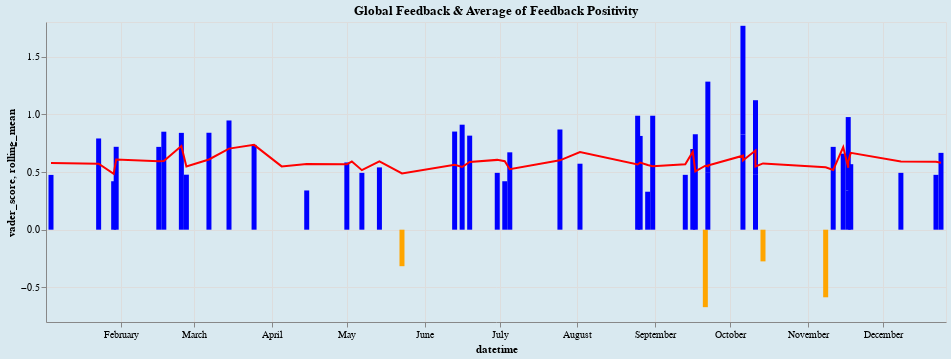

Notebook code for this chart:
### Code cell
# Using this graph for overall feedback

bar = alt.Chart(source, title="Global Feedback & Average of Feedback Positivity"
    ).mark_bar(
    ).encode(
    x='datetime:T',
    y='vader_score:Q',
    color=alt.condition(
         alt.datum.vader_score > 0,
         alt.value("blue"),  # The positive color
         alt.value("orange")  # The negative color
    )
  )
line = alt.Chart(source).mark_line(color='red').transform_window(
    # The field to average
    rolling_mean='mean(vader_score)',
    # The number of values before and after the current value to include.
    # [null, 0] is the default value for frame.
    # frame=[-9, 0]
).encode(
    x='datetime',
    y='rolling_mean:Q'
)

(bar + line).properties(
    width=900).configure_title(fontSize=26).configure(background='#D9E9F0'
    ).interactive()

### Figure 1 — Vega-Lite specification as saved in the notebook (floating-point values rounded to 4 significant figures)
{"config": {"view": {"continuousWidth": 400, "continuousHeight": 300}, "background": "#D9E9F0"}, "layer": [{"mark": "bar", "encoding": {"color": {"condition": {"value": "blue", "test": "(datum.vader_score > 0)"}, "value": "orange"}, "x": {"field": "datetime", "type": "temporal"}, "y": {"field": "vader_score", "type": "quantitative"}}, "selection": {"selector009": {"type": "interval", "bind": "scales", "encodings": ["x", "y"]}}, "title": "Global Feedback & Average of Feedback Positivity"}, {"mark": {"type": "line", "color": "red"}, "encoding": {"x": {"field": "datetime", "type": "temporal"}, "y": {"field": "rolling_mean", "type": "quantitative"}}, "transform": [{"window": [{"op": "mean", "field": "vader_score", "as": "rolling_mean"}]}]}], "data": {"name": "data-bbcbfff0a34eb88736a317364169ef00"}, "width": 900, "$schema": "https://vega.github.io/schema/vega-lite/v4.17.0.json", "datasets": {"data-bbcbfff0a34eb88736a317364169ef00": [{"ticket_id": "RGY31mG14606sC3B", "mentee_id": "8v417YeUI850jS3Z", "mentor_id": "UY340CfO5dJ2S210", "feedback": "I have many hours of undergraduate accounting and finance course work under my belt and this class gives you a tremendous overview of financial statement analysis. The only disadvantage is that the professor creates the workbooks for you and you only have to answer conceptual questions. While this would be great for some, I was hoping for some more hands on work to practice.", "datetime": "2020-03-25T00:00:00", "feedback_outcome": "Positive", "vader_score": 0.7351}, {"ticket_id": "1R4587z1caGB1B7u", "mentee_id": "yIBKz628y1Ol4538", "mentor_id": "630lhQ431nA0Nz3s", "feedback": "Great introduction to Accounting Analytics. Unexpected lecturing dialogues. Could have more analytics or additional or optional problem sets to explore more deeply.", "datetime": "2020-11-17T00:00:00", "feedback_outcome": "Positive", "vader_score": 0.34}, {"ticket_id": "21x781Q7Ayo4mgE8", "mentee_id": "4A763H2DOZxo68Z3", "mentor_id": "8lC6bv1xtG1046M6", "feedback": "Very useful and comprehensive", "datetime": "2020-12-24T00:00:00", "feedback_outcome": "Positive", "vader_score": 0.6659}, {"ticket_id": "20gp7c24Fx6h4D6g", "mentee_id": "q742317EX47IcugF", "mentor_id": "J4o388P4plF5RY70", "feedback": "This is a really good survey class in the potential of 3d printing, with examples of how individuals can empower themselves and others without the obstacles of traditional tooling, with a relatively short learning curve and low investment. It also demonstrates the ways in which, now and increasingly in the future, we'll all be capable of designing the solutions to our own problems with increasing agility!The only thing that could make it better would be to have more design challenges!Thanks!", "datetime": "2020-10-06T00:00:00", "feedback_outcome": "Positive", "vader_score": 0.825}, {"ticket_id": "46P6Sw8gLI5Q2N14", "mentee_id": "b77WF13NE25b3h8F", "mentor_id": "6602Q4ljE112heWg", "feedback": "Nice course, a difficult one but very challengeable. Nice structure and easy to understand.I wanted to refresh my knowledge in anatomy and in such gained a whole lot more in return.Thanks to the Professors for their time and effort in making this MOOC.Very pleased.", "datetime": "2020-03-15T00:00:00", "feedback_outcome": "Positive", "vader_score": 0.9466}, {"ticket_id": "tka207qsi63j7X24", "mentee_id": "Wn68P028X06LpIz2", "mentor_id": "eA81PAI415m8Tw61", "feedback": "Very well done! Contents, delivery, clarity, everything was top notch. Thank you!", "datetime": "2020-02-25T00:00:00", "feedback_outcome": "Positive", "vader_score": 0.8392}, {"ticket_id": "ZrghZ0y5G3S34618", "mentee_id": "L4o15LRyu4L8138J", "mentor_id": "yC6d561OJiK355j5", "feedback": "Great course!", "datetime": "2020-11-15T00:00:00", "feedback_outcome": "Positive", "vader_score": 0.6588}, {"ticket_id": "O26z0D5yJ3h5RA40", "mentee_id": "8izPp7iMC8v18014", "mentor_id": "qt64H1zC3z68h4L7", "feedback": "As an introduction course its very helpful. It has just what you need to get started.", "datetime": "2020-10-11T00:00:00", "feedback_outcome": "Positive", "vader_score": 0.4754}, {"ticket_id": "c5t3d1pL8x55Vc24", "mentee_id": "0vt3g7SG58W521WL", "mentor_id": "630lhQ431nA0Nz3s", "feedback": "Excellent introduction to Ableton", "datetime": "2020-08-02T00:00:00", "feedback_outcome": "Positive", "vader_score": 0.5719}, {"ticket_id": "6C2o65vy07z3oKm4", "mentee_id": "mfsG0s78v4025G8g", "mentor_id": "470KQ6il1DzVH757", "feedback": "Hello!My name is Ahmed from Egypt, I am 3D Hubs Mayor. I think it's The first course in the internet which will give you the opportunity to know a lot of things about 3D Printing so stay tuned and register now if you interested in 3D printing.Cheers,", "datetime": "2020-09-16T00:00:00", "feedback_outcome": "Positive", "vader_score": 0.6996}, {"ticket_id": "30ICg1B1d6COF100", "mentee_id": "41mm8q3722h1RFAr", "mentor_id": "J4o388P4plF5RY70", "feedback": "I really appreicated the tools and techniques presented in the course. Very very valuable for Merger and Acqusition projects that I will be involved in (if ever)", "datetime": "2020-11-18T00:00:00", "feedback_outcome": "Positive", "vader_score": 0.5678}, {"ticket_id": "znT1hR0f3bs07063", "mentee_id": "0t37ka6108elvkC5", "mentor_id": "8lC6bv1xtG1046M6", "feedback": "Excellent but tough course ,you need to work and it is not simply called advanced Algorithms and Complexity.You will be forced to test your code properly ,even if you didn't do it properly in the previous specialisation course.", "datetime": "2020-09-21T00:00:00", "feedback_outcome": "Negative", "vader_score": -0.6715}, {"ticket_id": "60F60dl3iJ1tSb50", "mentee_id": "FF1wo6Zr6Z4464H0", "mentor_id": "qt64H1zC3z68h4L7", "feedback": "Good course . A must take for beginners !", "datetime": "2020-09-22T00:00:00", "feedback_outcome": "Positive", "vader_score": 0.4926}, {"ticket_id": "Juu2Z400z4573thE", "mentee_id": "qEC26300fZ615erw", "mentor_id": "470KQ6il1DzVH757", "feedback": "Great content but animations are annoying!", "datetime": "2020-05-23T00:00:00", "feedback_outcome": "Negative", "vader_score": -0.3164}, {"ticket_id": "ko1E2MYFf5480k27", "mentee_id": "fo76Oi46or816i8N", "mentor_id": "3s811p68crqH8B5z", "feedback": "Thank you so much!", "datetime": "2020-01-29T00:00:00", "feedback_outcome": "Positive", "vader_score": 0.4199}, {"ticket_id": "8B1v44L3667FufuY", "mentee_id": "353A6snEGf3456ZU", "mentor_id": "yC6d561OJiK355j5", "feedback": "iam soooo happy to joined to this course which help me to evaluate my skills and increase it", "datetime": "2020-09-17T00:00:00", "feedback_outcome": "Positive", "vader_score": 0.8271}, {"ticket_id": "51o4I50Qn1e31DQP", "mentee_id": "1j1AL4W5cto736d1", "mentor_id": "eA81PAI415m8Tw61", "feedback": "Awesome Course. It was quite challenging though", "datetime": "2020-11-11T00:00:00", "feedback_outcome": "Positive", "vader_score": 0.7178}, {"ticket_id": "yjt2g5DKs53H5275", "mentee_id": "87Af0A6c3k262HpM", "mentor_id": "J4o388P4plF5RY70", "feedback": "Good information!", "datetime": "2020-05-07T00:00:00", "feedback_outcome": "Positive", "vader_score": 0.4926}, {"ticket_id": "b7oR6hs087Rvq843", "mentee_id": "ZY7Q4N02536cQgW4", "mentor_id": "U0o85d0ytk780Ml2", "feedback": "This is the first English course I have taken.Though at first it was kind of difficulty because of language(especially the terms) and profession knowledge(it is a comprehensive course and I am still learning courses concerned at school)the course is really worth taking. I have learned a lot .and it stimulates my interest in accounting.", "datetime": "2020-07-05T00:00:00", "feedback_outcome": "Positive", "vader_score": 0.6705}, {"ticket_id": "S2pc8Y7A51x137xC", "mentee_id": "4o5C28M8iQ43m6Ij", "mentor_id": "8lC6bv1xtG1046M6", "feedback": "Fun and interesting course. I learned a lot, despite already being a Live user. Reviewing the assignments of other course-takers widened my horizons and helped me gain valuable insights.", "datetime": "2020-06-16T00:00:00", "feedback_outcome": "Positive", "vader_score": 0.91}, {"ticket_id": "7q68M2W54HWDh77f", "mentee_id": "ms51lG223p6D87hp", "mentor_id": "J4o388P4plF5RY70", "feedback": "V difficult, but rewarding!I did not get the grade I thought I would in this class...but I learned a lot more than I thought I could! Very in depth and thorough, I think I value the knowledge I received more than the sub-par grade I received. ;)", "datetime": "2020-10-11T00:00:00", "feedback_outcome": "Positive", "vader_score": 0.6467}, {"ticket_id": "F74056vI21T4kKmE", "mentee_id": "aR5084wT662PN8nF", "mentor_id": "Kks6ET762z5N4Y53", "feedback": "work motivational, very clear, well structured on a steady groove ... excellent!", "datetime": "2020-06-13T00:00:00", "feedback_outcome": "Positive", "vader_score": 0.8505}, {"ticket_id": "40tx0M65P3sj6b0g", "mentee_id": "2k8j3802WG1WtB1Y", "mentor_id": "86Wi7iP0OI646qQ4", "feedback": "Great review of what can be accomplished through 3D printing.", "datetime": "2020-01-23T00:00:00", "feedback_outcome": "Positive", "vader_score": 0.7906}, {"ticket_id": "3344poCe2B6S83na", "mentee_id": "yK1X13TlMF0c2571", "mentor_id": "UY340CfO5dJ2S210", "feedback": "Great course. I enjoyed learning the material.", "datetime": "2020-08-26T00:00:00", "feedback_outcome": "Positive", "vader_score": 0.8126}, {"ticket_id": "85g2P3ldex7d785c", "mentee_id": "w11yyU6UE04Uk831", "mentor_id": "yC6d561OJiK355j5", "feedback": "The instructor does an excellent job, but realistically there is no way to be proficient enough in a 3D software program after a week or two to earn a certificate. The certificate is worthless in my opinion. I liked the class but it seemed more like intro vs. a class of any proficiency required.", "datetime": "2020-01-04T00:00:00", "feedback_outcome": "Positive", "vader_score": 0.4748}, {"ticket_id": "L142X5HFJu8wJ638", "mentee_id": "2k8j3802WG1WtB1Y", "mentor_id": "72nzNC54886hd4hH", "feedback": "The topics are really interesting and advanced! However, there's a lot of talk in chinese, due to questions/answers from teacher and students, and the quizzes are a bit too easy. I learned a lot though.", "datetime": "2020-06-19T00:00:00", "feedback_outcome": "Positive", "vader_score": 0.8151}, {"ticket_id": "lv758F780QWJ1y3b", "mentee_id": "T26wb738Nj14k1UJ", "mentor_id": "Kks6ET762z5N4Y53", "feedback": "I am very glad to see courses like this one on Coursera. The course itself is well structured and contains a lot of useful information and that is exactly what I needed in one place.My only complaint is the price of the course - I think it is a bit expensive especially for this first part of the specialisation - it is an introductory two week course with a lot of advertising...£40..common..are you serious?? A lot of people will buy personal 3D printers or kits after the course, some of them will make a decision to buy a 3D printer for a company they work for (as myself), Fusion 360 subscriptions etc. These companies should sponsor such courses to make them more affordable - it is their interest.I made several courses on Coursera already (Mechanical and Electrical Engineering), they were 5 to 8 weeks and comprised a lot of quite hard work from mentors and students and were only £32 for certificate.I like the idea of this specialisation but I decided not to pay for the certificate because of its price. Although I am very happy to have access to the courses and I thank you for you effort!", "datetime": "2020-10-06T00:00:00", "feedback_outcome": "Positive", "vader_score": 0.9421}, {"ticket_id": "5cD4c8T24N61K6Yk", "mentee_id": "2k8j3802WG1WtB1Y", "mentor_id": "R4Ss15q506FH18zt", "feedback": "Thank you so much!", "datetime": "2020-07-03T00:00:00", "feedback_outcome": "Positive", "vader_score": 0.4199}, {"ticket_id": "BKN626QB3h268C5U", "mentee_id": "Gp583FzBb5L41n15", "mentor_id": "h8Y752S7P3A0T0na", "feedback": "Very insightful topic! A good overview of the use of analytics in accounting!", "datetime": "2020-05-14T00:00:00", "feedback_outcome": "Positive", "vader_score": 0.5399}, {"ticket_id": "11hYV7383dnN87Lm", "mentee_id": "S1G22L34k838Uzji", "mentor_id": "R4Ss15q506FH18zt", "feedback": "Great! As always great lectures by professor Bushee!", "datetime": "2020-07-25T00:00:00", "feedback_outcome": "Positive", "vader_score": 0.8684}, {"ticket_id": "oc88q60dzN8407SJ", "mentee_id": "L57x1gj8065Dj7Wt", "mentor_id": "8lC6bv1xtG1046M6", "feedback": "I wanted to give only 4 stars because of the all the “problems” we encountered, but then we are learners investigating problem solving by design thinking. We can handle whatever comes, so the fifth star is for us. We are shaping this course by contributing to forums. Presumably we are ten thousand strong, let’s improve our worldwide voice by saying something on forms so we can get what we need and want we want also to stay on the cutting edge of reality.", "datetime": "2020-03-07T00:00:00", "feedback_outcome": "Positive", "vader_score": 0.8402}, {"ticket_id": "U80iJ757IvuA8Y60", "mentee_id": "PaXo0715VWy1351r", "mentor_id": "yC6d561OJiK355j5", "feedback": "Very good intro to 3d printed.", "datetime": "2020-06-30T00:00:00", "feedback_outcome": "Positive", "vader_score": 0.4927}, {"ticket_id": "lF1cPb68U850tD56", "mentee_id": "ms51lG223p6D87hp", "mentor_id": "670wl1MU23z4fYh7", "feedback": "The course makes accounting interesting and especially the examples are very illustrative. Virtual students bring some fun. The 4th week is however really integrated in the course structure.", "datetime": "2020-01-30T00:00:00", "feedback_outcome": "Positive", "vader_score": 0.7184}, {"ticket_id": "t168P43J13tEll4w", "mentee_id": "0g4I3l8RC0Mue531", "mentor_id": "L2t7h5Q1O35w40rx", "feedback": "If only it was a week longer.", "datetime": "2020-05-03T00:00:00", "feedback_outcome": "Neutral", "vader_score": 0.0}, {"ticket_id": "m5r014d3h57ravd0", "mentee_id": "yG8z814u6Pw25Z8B", "mentor_id": "630lhQ431nA0Nz3s", "feedback": "I've know many skills in competition with many true cases. Thanks!", "datetime": "2020-02-16T00:00:00", "feedback_outcome": "Positive", "vader_score": 0.7177}, {"ticket_id": "4R27M0tgVay57w84", "mentee_id": "h0OSv063IdUM1860", "mentor_id": "h8Y752S7P3A0T0na", "feedback": "Very useful for understanding the basics of 3D printing technology.", "datetime": "2020-12-08T00:00:00", "feedback_outcome": "Positive", "vader_score": 0.4927}, {"ticket_id": "Lx4C75n8dAO642s5", "mentee_id": "2Dkq2jr8525Q2fF7", "mentor_id": "mg3W02iR15j3w85K", "feedback": "Very helpful", "datetime": "2020-12-22T00:00:00", "feedback_outcome": "Positive", "vader_score": 0.4754}, {"ticket_id": "5573K40xN5GUlA8C", "mentee_id": "T26wb738Nj14k1UJ", "mentor_id": "R4Ss15q506FH18zt", "feedback": "Very informative an approachable course. I really like the way Aric presents the information. I am excited to complete the rest of the Specialization.", "datetime": "2020-11-17T00:00:00", "feedback_outcome": "Positive", "vader_score": 0.6361}, {"ticket_id": "o4u5y7q6Sw3iW764", "mentee_id": "01k40nHCD3MW3c40", "mentor_id": "qt64H1zC3z68h4L7", "feedback": "I would add more examples on how to populate the data, even spend time on optional videos where the professor or his assistant goes through testing ratios (something similar to Operations Analytics). I feel like the professor was rushing through his explanations and the models. Maybe people found the course very useful however I felt like there was too much text and immediate switch to Excel file that was elaborated shortly. Overall, I am not sure how to apply these ratios in my final project...", "datetime": "2020-02-18T00:00:00", "feedback_outcome": "Positive", "vader_score": 0.8493}, {"ticket_id": "5V15k63Qql28UUC3", "mentee_id": "u2Q3Szc7511be56h", "mentor_id": "470KQ6il1DzVH757", "feedback": "Don't recommend.You're better off skimming through the ableton manual and using the search function to get the answers you want.", "datetime": "2020-10-14T00:00:00", "feedback_outcome": "Neutral", "vader_score": -0.2746}, {"ticket_id": "4fk6bx2d01k833Nx", "mentee_id": "fo76Oi46or816i8N", "mentor_id": "670wl1MU23z4fYh7", "feedback": "it could be easily compressed in a two-weeks course.Sometimes interviews are too long for what they need to explain.", "datetime": "2020-04-15T00:00:00", "feedback_outcome": "Positive", "vader_score": 0.34}, {"ticket_id": "3ZzNw02Zvu61D771", "mentee_id": "yk722ZDzO7N6365j", "mentor_id": "qt64H1zC3z68h4L7", "feedback": "It is very nice for people are starting with abletobn program", "datetime": "2020-09-13T00:00:00", "feedback_outcome": "Positive", "vader_score": 0.4754}, {"ticket_id": "MD378K50C8N5L4aj", "mentee_id": "fo76Oi46or816i8N", "mentor_id": "eA81PAI415m8Tw61", "feedback": "Really useful for beginners!!", "datetime": "2020-05-01T00:00:00", "feedback_outcome": "Positive", "vader_score": 0.5827}, {"ticket_id": "0VJZj4d4E605Di87", "mentee_id": "aR5084wT662PN8nF", "mentor_id": "86Wi7iP0OI646qQ4", "feedback": "Good content but the Chinese translation is bad, which makes quiz quite obscure in meaning", "datetime": "2020-11-08T00:00:00", "feedback_outcome": "Negative", "vader_score": -0.5859}, {"ticket_id": "2fBl515Z75P31GDK", "mentee_id": "27RG2N24cxW3z7O7", "mentor_id": "72nzNC54886hd4hH", "feedback": "Great thanks for Dr.aric ,who has a smiley face ,If any one enrolled this course ,he would get a great knowledge and usefull information about 3d printing or addtive manufacturing ,throw a simple & exciting videos ,not only that ,you would get another benefits not only information about 3d priting ,like ,getting knowledge of many companies from the inside ,see stories of successfull people which achieves you to keep up with your work ,meet with your colleagues and make new friends ,and finally grow up your english skills ,like listening and grow up your vocabulary .....Great thaks for coursera team ,it's our pleasure to learn with you ........", "datetime": "2020-08-31T00:00:00", "feedback_outcome": "Positive", "vader_score": 0.9877}, {"ticket_id": "V3V741mxkpV5716Z", "mentee_id": "yK1X13TlMF0c2571", "mentor_id": "mg3W02iR15j3w85K", "feedback": "This is a great course for people who do not know Ableton. The exercises were easy to understand.", "datetime": "2020-09-22T00:00:00", "feedback_outcome": "Positive", "vader_score": 0.7906}, {"ticket_id": "7013E7h1b8MG5Apt", "mentee_id": "b3F1LSxu6DT37783", "mentor_id": "630lhQ431nA0Nz3s", "feedback": "Great thanks for Dr.aric ,who has a smiley face ,If any one enrolled this course ,he would get a great knowledge and usefull information about 3d printing or addtive manufacturing ,throw a simple & exciting videos ,not only that ,you would get another benefits not only information about 3d priting ,like ,getting knowledge of many companies from the inside ,see stories of successfull people which achieves you to keep up with your work ,meet with your colleagues and make new friends ,and finally grow up your english skills ,like listening and grow up your vocabulary .....Great thaks for coursera team ,it's our pleasure to learn with you ........", "datetime": "2020-08-25T00:00:00", "feedback_outcome": "Positive", "vader_score": 0.9877}, {"ticket_id": "762WtMG1Fe10t6i5", "mentee_id": "4Yh83MOA8H5V7G01", "mentor_id": "R4Ss15q506FH18zt", "feedback": "Excellent course, first 3 weeks were very technical but highly informative. Quite a bit of accounting knowledge is required to understand the work. Last week of lessons were more simple and intuitive to understand, but overall, a very insightful module", "datetime": "2020-08-29T00:00:00", "feedback_outcome": "Positive", "vader_score": 0.3291}, {"ticket_id": "P00l866BJa4B2UO6", "mentee_id": "5B6C653Z77V4GxcW", "mentor_id": "h8Y752S7P3A0T0na", "feedback": "It's not a course... this is a very short general introduction to 3D Printing", "datetime": "2020-04-05T00:00:00", "feedback_outcome": "Neutral", "vader_score": 0.0}, {"ticket_id": "v7D3I30GiZX31j31", "mentee_id": "4o5C28M8iQ43m6Ij", "mentor_id": "L2t7h5Q1O35w40rx", "feedback": "This is a very basic course on 3D Printing Technology but every aspect of the technology is artistically explained. All the various points of view are considered and a 360 degree idea is passed on to the students.By taking this course, students who are contemplating about their involvement in this revolutionary technology will be able to finally decide their future course of action, which I believe will be positive.In short, this course will provide you a base whereas the further courses, I think (as I haven't taken up the rest of the courses till now but I intend to) will add sufficient value to your knowledge.Regards.", "datetime": "2020-02-27T00:00:00", "feedback_outcome": "Positive", "vader_score": 0.4767}]}}
